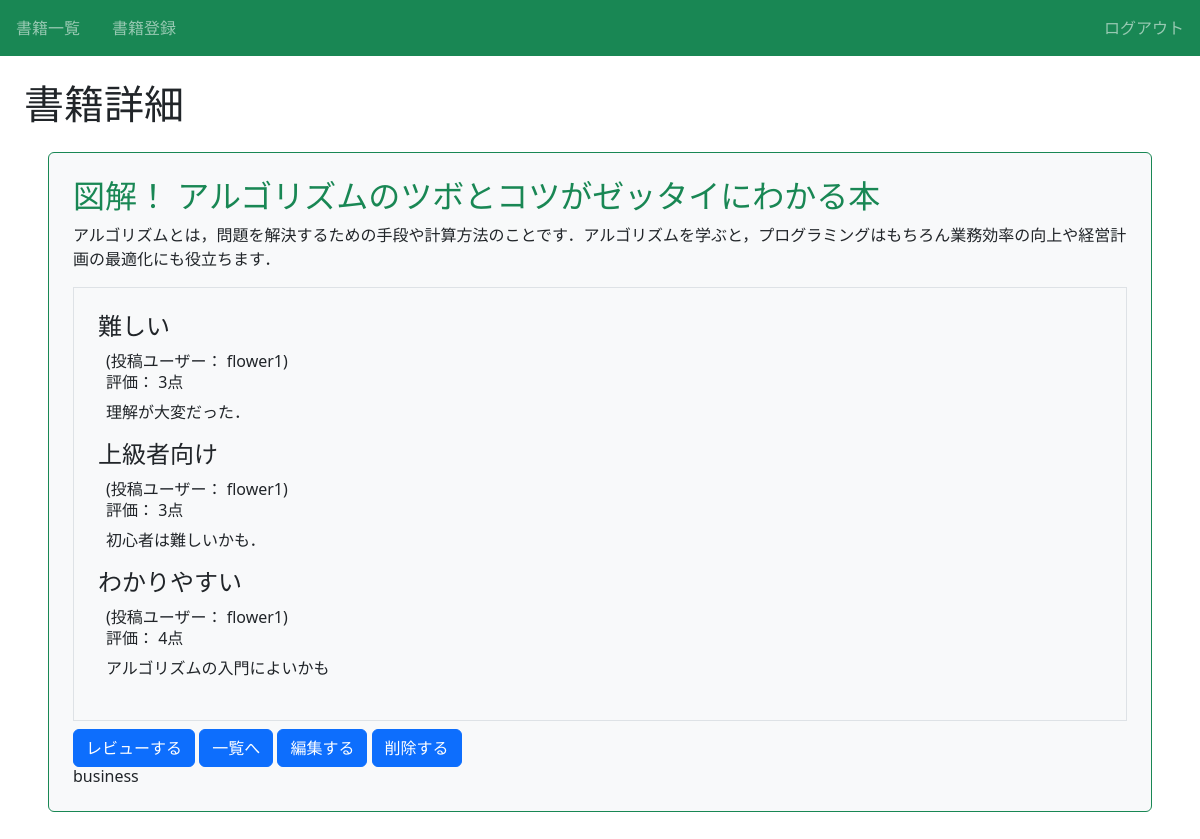
Screenshot of /book/5/detail/ (signed in) with the database file from the repository.
### book/models.py (models this page shows, shortened)
class Book(models.Model):
    title = models.CharField(max_length=100)
    text = models.TextField()
    thumbnail = models.ImageField(null=True, blank=True)
    category = models.CharField(
        max_length=100,
        choices = CATEGORY
        )
    user = models.ForeignKey('auth.User', on_delete=models.CASCADE)

class Review(models.Model):
    book = models.ForeignKey(Book, on_delete=models.CASCADE)
    title = models.CharField(max_length=100)
    text = models.TextField()
    rate = models.IntegerField(choices=RATE_CHOICES)
    user = models.ForeignKey('auth.User', on_delete=models.CASCADE)

### book/views.py (the view)
# urls.py: path('book/<int:pk>/detail/', views.DetailBookView.as_view(), name='detail-book'),
class DetailBookView(LoginRequiredMixin, DetailView):
    template_name = 'book/book_detail.html'
    model = Book

### book/templates/book/book_detail.html (shortened to what this page needs)
{% extends 'base.html' %}
{% block h1 %}書籍詳細{% endblock %}
{% block content %}
    <div class="p-4 m-4 bg-light border border-success rounded">
        <h2 class="text-success">{{ object.title }}</h2>
        <p>{{ object.text }}</p>
        <div class="border p-4 mb-2">
            {% for review in object.review_set.all %}
            <div>
                <h3 class="h4">{{ review.title }}</h3>
                <div class="px-2">
                  <span>(投稿ユーザー： {{ review.user.username }})</span>
                  <h6>評価： {{ review.rate }}点</h6>
                  <p>{{ review.text }}</p>
                </div>
            </div>
            {% endfor %}
        </div>
        <a href="{% url 'review' object.pk %}" class="btn btn-primary">レビューする</a>
        <a href="{% url 'list-book' %}" class="btn btn-primary">一覧へ</a>
        <a href="{% url 'update-book' object.pk %}" class="btn btn-primary">編集する</a>
        <a href="{% url 'delete-book' object.pk %}" class="btn btn-primary">削除する</a>
        <h6 class="card-title">{{ object.category }}</h6>
        </div>
    </div>
{% endblock content %}

### templates/base.html (shortened to what this page needs)
{% load static %}
<!doctype html>
<html lang="en">
  <head>
    <link href="https://cdn.jsdelivr.net/npm/bootstrap@5.3.0-alpha1/dist/css/bootstrap.min.css" rel="stylesheet">
    <link rel="stylesheet" type="text/css" href="{% static 'book/css/style.css' %}">
</head>
  <body>
    <nav class="navbar navbar-dark bg-success sticky-top">
        <div class="navbar-nav d-flex flex-row">
            <a class="nav-link mx-3" href="{% url 'list-book' %}">書籍一覧</a>
            <a class="nav-link mx-3" href="{% url 'create-book' %}">書籍登録</a>
        </div>
        <div class="navbar-nav d-flex flex-row">
          {% if request.user.is_authenticated %}
            <a class="nav-link mx-3" href="{% url 'accounts:logout' %}">ログアウト</a>
          {% else %}
            <a class="nav-link mx-3" href="{% url 'accounts:login' %}">ログイン</a>
            <a class="nav-link mx-3" href="{% url 'accounts:signup' %}">会員登録</a>
          {% endif %}
        </div>
    </nav>
    <div class='p-4'>
        <h1>{% block h1 %}{% endblock %}</h1>
        {% block content %}{% endblock content %}
  </body>
</html>

### book/static/book/css/style.css (style rules this page uses)
a { text-decoration: none; }

### rows the page displays
Book: title "図解！ アルゴリズムのツボとコツがゼッタイにわかる本", text "アルゴリズムとは，問題を解決するための手段や計算方法のことです．アルゴリズムを学ぶと，プログラミングはもちろん業務効率の向上や経営計画の最適化にも役立ちます．", category "business"
Review: title "難しい", user.username "flower1", rate "3", text "理解が大変だった．"
Review: title "上級者向け", user.username "flower1", rate "3", text "初心者は難しいかも．"
Review: title "わかりやすい", user.username "flower1", rate "4", text "アルゴリズムの入門によいかも"
